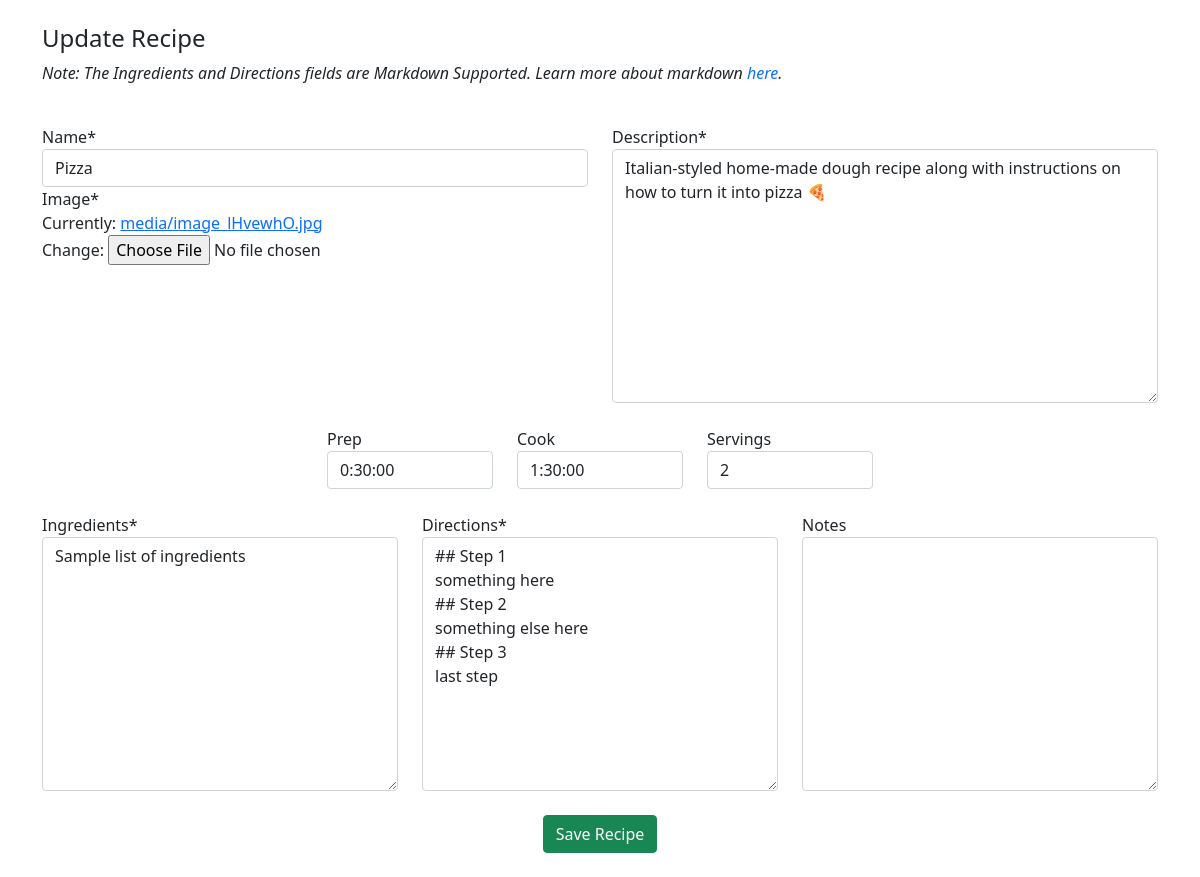
The page /update/6/ (signed in) on the database its author committed.
### app/models.py (models this page shows, shortened)
class Recipe(models.Model):
    name = models.CharField(max_length=255)
    description = models.TextField()
    prep = models.CharField(max_length=255)
    cook = models.CharField(max_length=255)
    servings = models.IntegerField(default=1, null=True, blank=True)
    image = models.ImageField(upload_to='media/')
    ingredients = MarkdownxField()
    directions = MarkdownxField()
    notes = models.TextField(null=True, blank=True)
    author = models.ForeignKey(User, on_delete=models.CASCADE)

### app/views.py (the view, shortened to what this page needs)
# urls.py: path('update/<int:id>/', update, name='update'),
@login_required
def update(request, id):
    recipe = get_object_or_404(Recipe, id=id)
    context = {
        'recipe': recipe
    }
    if request.method == 'GET':
        form = RecipeForm(instance=recipe)
        context['form'] = form
        return render(request, 'app/update.html', context)
    return render(request, 'app/update.html', context)

### app/forms.py
class RecipeForm(forms.ModelForm):
    prep = forms.DurationField(widget=TimeDurationWidget(show_days=False, show_hours=True, show_minutes=True, show_seconds=False), required=False)
    cook = forms.DurationField(widget=TimeDurationWidget(show_days=False, show_hours=True, show_minutes=True, show_seconds=False), required=False)
    class Meta:
        model = Recipe
        fields = '__all__'
        exclude = ('author',)

### app/templates/app/update.html (shortened to what this page needs)
{% extends 'base.html' %}
{% block content %}
{% load crispy_forms_tags %}
<br class="mt-0 mb-4">
<div class="container">
    <h4>Update Recipe</h4>
    <p><i>Note: The Ingredients and Directions fields are Markdown Supported. Learn more about markdown <a href="https://www.markdownguide.org/cheat-sheet/" target="_blank" style="text-decoration: none;">here</a>.</i></p>
    <br>
        <form method="post" enctype="multipart/form-data">
            <div class="row">
                <div class="col-6">
                    <div class="col">
                        {{ form.name|as_crispy_field }}
                        {{ form.image|as_crispy_field }}
                    </div>
                </div>
                <div class="col-6">
                    {{ form.description|as_crispy_field }}
                </div>
            </div>
            <br>
            <div class="row justify-content-center">
                <div class="col-2">
                    {{ form.prep|as_crispy_field }}
                </div>
                <div class="col-2">
                    {{ form.cook|as_crispy_field }}
                </div>
                <div class="col-2">
                    {{ form.servings|as_crispy_field }}
                </div>
            </div>
            <br>
            <div class="row">
                <div class="col-4">
                    {{ form.ingredients|as_crispy_field }}
                </div>
                <div class="col-4">
                    {{ form.directions|as_crispy_field }}
                </div>
                <div class="col-4">
                    {{ form.notes|as_crispy_field }}
                </div>
            </div>
            <div class="mt-4 mb-4 d-flex justify-content-center">
                <button type="submit" class="btn btn-success">Save Recipe</button>
            </div>
        </form>
</div>
{% endblock %}

### templates/base.html (shortened to what this page needs)
<!DOCTYPE html>
<html lang="en">
<head>
    <link href="https://cdn.jsdelivr.net/npm/bootstrap@5.0.0-beta2/dist/css/bootstrap.min.css" rel="stylesheet">
</head>
<body>
    {% block content %}
    {% endblock %}
</body>
</html>

### rows shown on the page
Recipe: name "Pizza", description "Italian-styled home-made dough recipe along with instructions on how to turn it into pizza 🍕", prep "0:30:00", cook "1:30:00", servings "2", ingredients "Sample list of ingredients", directions "## Step 1 something here ## Step 2 something else here ## Step 3 last step"
